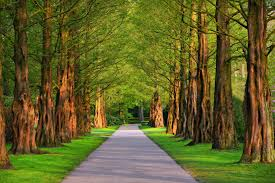
#> input picture day 5 assessment/nature.jpeg, 275 x 183 px
$ python 'filtering and blurs.py'
#> lines starting #> are read from the running program, lines starting #| are printed output that depends on the picture
import cv2
import numpy as np
import matplotlib.pyplot as plt

img =cv2.imread("nature.jpeg")
#> img is the input picture: shape (183, 275, 3); mean B, G, R 40.7, 97.4, 99.3

blur =cv2.blur(img,(5,5))
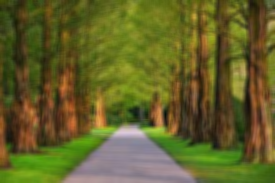
#> blur: shape (183, 275, 3); mean B, G, R 40.7, 97.4, 99.3
gaussian=cv2.GaussianBlur(img,(5,5),0)
median=cv2.medianBlur(img,5)

titles=["original","Blur","Gaussian","Median"]
images=[img,blur,gaussian,median]
for i in range(4):
    plt.subplot(2,2,i+1),plt.imshow(images[i]),plt.title(titles[i])
    plt.axis("off")
plt.show()
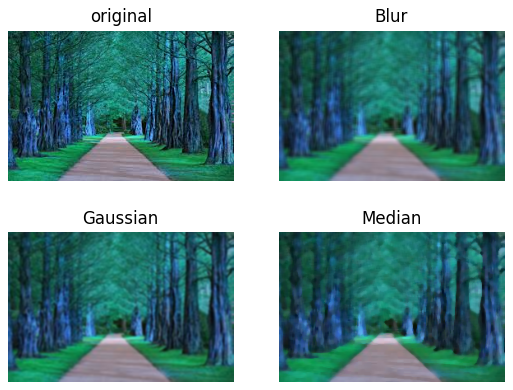
#> figure drawn by matplotlib, 4 panels; B, G, R data is drawn as R, G, B

$ run again, with day 5 assessment/bird image.jpeg copied over day 5 assessment/nature.jpeg
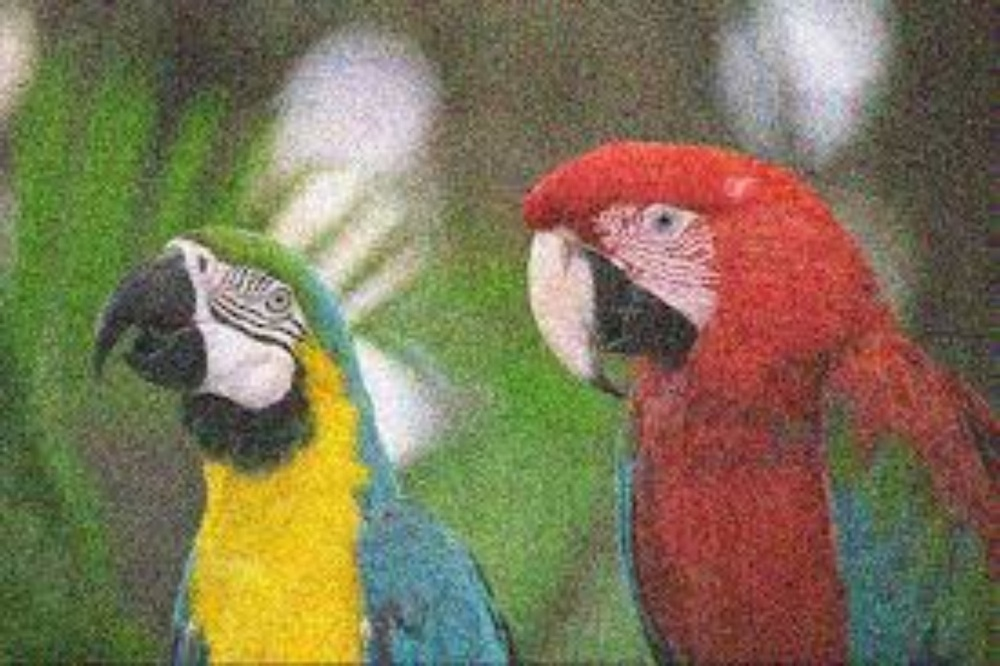
#> input picture day 5 assessment/bird image.jpeg, 1000 x 666 px, shrunk from 1380 x 919 before the run
#> img is the input picture: shape (666, 1000, 3); mean B, G, R 86.6, 116.5, 126.4
#> `plt.show()`:
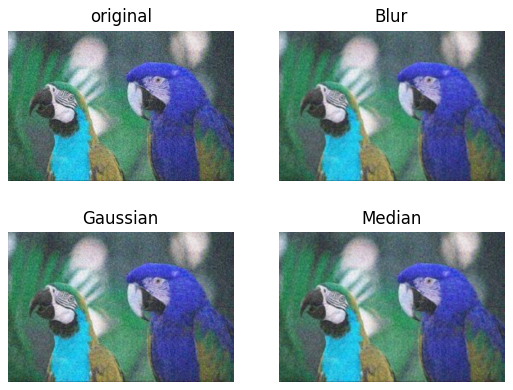
#> figure drawn by matplotlib, 4 panels; B, G, R data is drawn as R, G, B

$ run again, with day 5 assessment/building.jpeg.jpeg copied over day 5 assessment/nature.jpeg
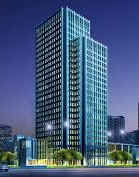
#> input picture day 5 assessment/building.jpeg.jpeg, 139 x 177 px
#> img is the input picture: shape (177, 139, 3); mean B, G, R 124.2, 90.3, 69.4
#> `median=cv2.medianBlur(img,5)`:
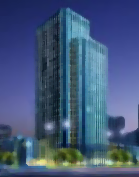
#> median: shape (177, 139, 3); mean B, G, R 122.3, 88, 66.9
#> `plt.show()`:
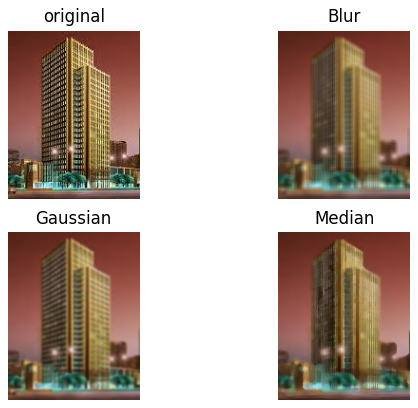
#> figure drawn by matplotlib, 4 panels; B, G, R data is drawn as R, G, B
